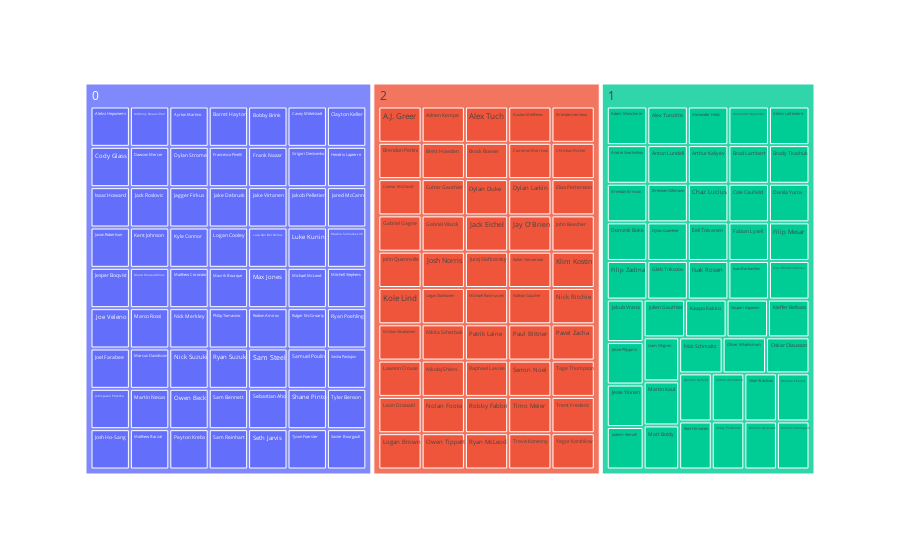

Write notebook code for a chart like this one.
### Code cell
import plotly.express as px

print(X_train.columns)
print(X_train.head())

#visualize mappings via treemap
result_summary = pd.pivot_table(X_train, index=['label', 'player_name'],  aggfunc='count').reset_index().rename(columns={'draft_position':'count'})
result_treemap = result_summary
fig = px.treemap(result_treemap,path=['label', 'player_name'],values='count')
fig.show()

### Figure 1 — Plotly figure (JSON) as saved in the notebook; plotly's stock layout.template omitted (floating-point values rounded to 4 significant figures; data arrays with more than 128 entries replaced by an {"elided": "..."} marker saying what was removed)
{"data": [{"branchvalues": "total", "domain": {"x": [0, 1], "y": [0, 1]}, "hovertemplate": "labels=%{label}<br>count=%{value}<br>parent=%{parent}<br>id=%{id}<extra></extra>", "ids": {"elided": "163 str values"}, "labels": {"elided": "163 str values"}, "name": "", "parents": {"elided": "163 str values"}, "type": "treemap", "values": {"elided": "163 int values"}}], "layout": {"legend": {"tracegroupgap": 0}, "margin": {"t": 60}}}
